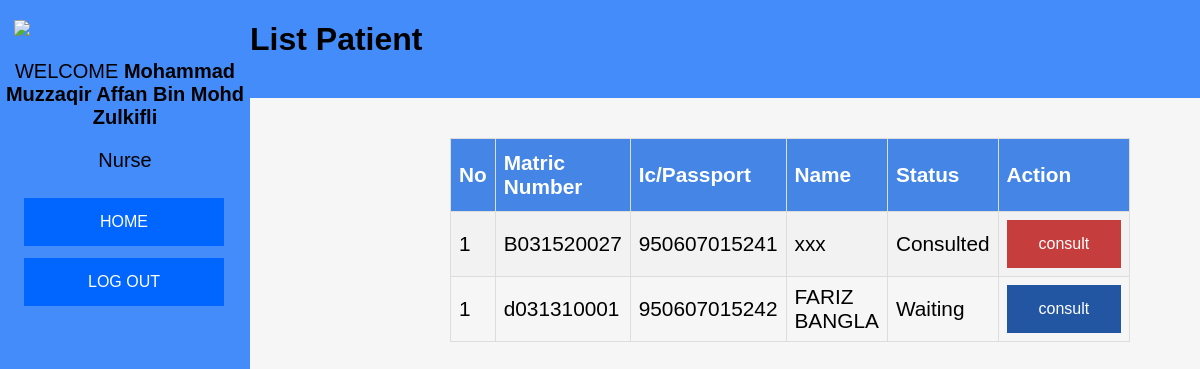
Page /consultation/index.php (signed in) on the committed database.
### tables this page shows
CREATE TABLE IF NOT EXISTS `patient` (
  `ic_number` varchar(12) NOT NULL,
  `matricNo` varchar(10) NOT NULL,
  `full_name` varchar(255) DEFAULT NULL,
  `gender` char(1) DEFAULT NULL,
  `age` int(11) DEFAULT NULL,
  `address` varchar(255) DEFAULT NULL,
  `email` varchar(50) DEFAULT NULL,
  `date_in` datetime DEFAULT CURRENT_TIMESTAMP,
  `med_id` int(11) NOT NULL AUTO_INCREMENT,
  `status` varchar(30) NOT NULL DEFAULT 'Waiting',
  PRIMARY KEY (`med_id`)
);

### consultation/index.php (the view, shortened to what this page needs)
<!DOCTYPE html>
<?php
  include "../connection/connection.php";
?>
<html>
<head>
	<link rel="stylesheet" type="text/css" href="../CSS/style.css">
</head>
<body>
  <div class="topnav">
    <h1 class="text_format"> List Patient </h1>
    <br/>
 </div>
 <div class="sidenav">
   <img src="#"/>
   <p class="text_format"> WELCOME <b><?php echo $_SESSION['full_name']; ?></b> </p>
   <p class="text_format"><?php echo $_SESSION['role'];?></p>
 	 <a href="../mainmenu.php"><button>HOME</button></a>
   <a href="../out.php"><button> LOG OUT</button></a>
 </div>
 <div class="container" >
   <div  class="register">
      <table id="listPatient" class="tbl">
        <tr>
          <th>No</th>
          <th>Matric Number</th>
          <th>Ic/Passport</th>
          <th>Name</th>
          <th>Status</th>
          <th>Action</th>
        </tr>
       <?php
          $sql = "select med_id,ic_number,matricNo,full_name,gender,age,address,email,date_in,status from patient where status != 'Discharged' order by status";
          $selectResult = mysqli_query($conn,$sql);
          if(mysqli_num_rows($selectResult) > 0){
            $count = 0;
            while($row = mysqli_fetch_array($selectResult)){ ?>
              <tr>
                <td><?php echo ($count+1); ?></td>
                <td><?php echo $row['matricNo']; ?></td>
                <td><?php echo $row['ic_number']; ?></td>
                <td> <?php echo $row['full_name']; ?></td>
                <td> <?php echo $row['status']; ?></td>
                <td>
                  <form action='consult.php' method='post'>
                    <?php
                      if($row['status'] == "Waiting"){ ?>
                        <input type='submit' value='consult' class='button'>
                      <?php }else{ ?>
                        <button class='button' disabled style="background-color: #c63d3d;">consult</button>
                      <?php }
                    ?>
                  </form>
                </td>
              </tr>
           <?php }
          }else{
            echo "<tr><td colspan='6' align='center'>No Patient Available!</td></tr>";
          }
        ?>
      </table>
    </div>
 </div>
 </body>
 </html>

### CSS/style.css (style rules this page uses)
body { background-color: #F6F6F6; margin: 0; }
.topnav { background-color: #438cf9; overflow: hidden; margin-left: 250px; height: 20%; }
.topnav h1 { font-family: Arial; }
.sidenav { height: 100%; width: 250px; position: fixed; z-index: 1; top: 0; left: 0; background-color: #438cf9; overflow-x: hidden; padding-top: 20px; }
.sidenav button { background-color: #0066ff; border: none; color: white; padding: 15px 32px; text-align: center; text-decoration: none; display: inline-block; font-size: 16px; margin: 6px 2px; cursor: pointer; width: 80%; margin-left: 24px; }
.sidenav p { color: black; text-align: center; font-size: 20px; }
.sidenav img { margin-left: 14px; }
.container { margin-left: 450px; font-size: 130%; margin-top: 40px; }
.tbl { font-family: "Trebuchet MS", Arial, Helvetica, sans-serif; border-collapse: collapse; width: 80%; margin-left: 0px; }
.tbl td, .tbl th { border: 1px solid #ddd; padding: 8px; }
.tbl tr:nth-child(even) { background-color: #f2f2f2; }
.tbl th { padding-top: 12px; padding-bottom: 12px; text-align: left; background-color: #4485e5; color: white; }
.button { background-color: #2256a3; border: none; color: white; padding: 15px 32px; text-align: center; text-decoration: none; display: inline-block; font-size: 16px; }
.text_format { font-family: "Trebuchet MS", Arial, Helvetica, sans-serif; }

### rows in the picture
patient: matricNo "B031520027", ic_number "950607015241", full_name "xxx", status "Consulted", shows "consult"
patient: matricNo "d031310001", ic_number "950607015242", full_name "FARIZ BANGLA", status "Waiting"

### other values in the picture
$_SESSION['full_name'] "Mohammad Muzzaqir Affan Bin Mohd Zulkifli"
$_SESSION['role'] "Nurse"
